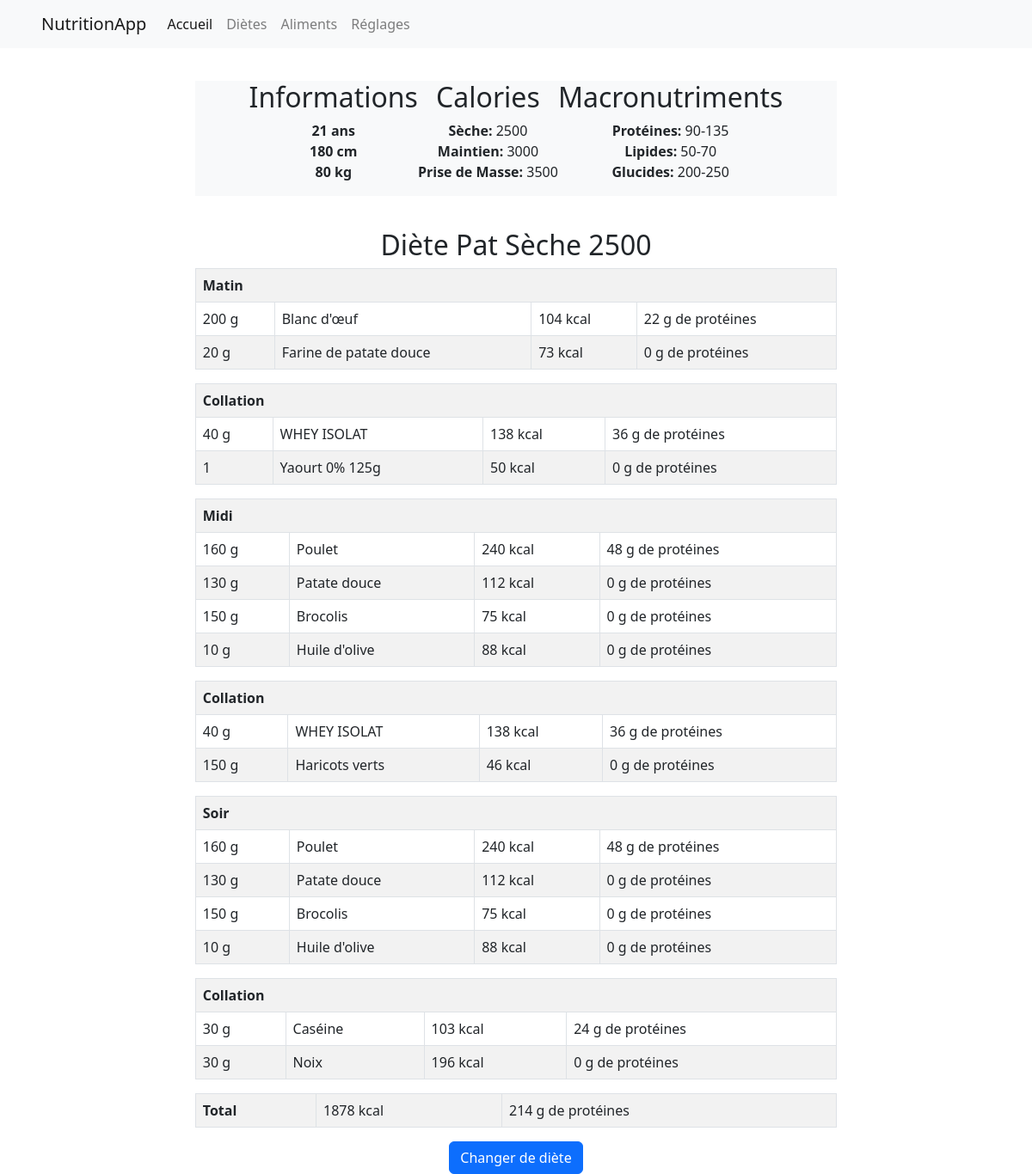
The page / on the database its author committed.
### models.py (models this page shows)
class utilisateur(db.Model):
    id = db.Column(db.Integer, primary_key=True)
    nom = db.Column(db.String(255), nullable=True)
    prenom = db.Column(db.String(255), nullable=True)
    mail = db.Column(db.String(255), nullable=True)
    mdp = db.Column(db.String(255), nullable=True)
    age = db.Column(db.Integer, nullable=True)
    taille = db.Column(db.Integer, nullable=True)
    poids = db.Column(db.Integer, nullable=True)
    sexe = db.Column(db.String(255), nullable=True)
    diete = db.Column(db.Integer, db.ForeignKey('diete.id'))
    diete_obj = db.relationship('diete', backref=db.backref('utilisateurs'), foreign_keys=[diete])

class diete(db.Model):
    id = db.Column(db.Integer, primary_key=True)
    titre_diete = db.Column(db.String(255), nullable=True) # nom de la diete
    createur = db.Column(db.Integer, db.ForeignKey('utilisateur.id'), nullable=True)
    date = db.Column(db.Date, nullable=True)
    createur_obj = db.relationship('utilisateur', backref=db.backref('dietes'), foreign_keys=[createur])
    def portions_associees(self):
        return portion.query.filter(portion.diete == self.id).order_by(portion.label_portion).all()
    def total_kcal(self):
        return sum([portion.kcal_portion() for portion in self.portions_associees()])
    def total_proteines(self):
        return sum([portion.proteines_portion() for portion in self.portions_associees()])

class portion(db.Model):
    id = db.Column(db.Integer, primary_key=True)
    diete = db.Column(db.Integer, db.ForeignKey('diete.id'))
    aliment = db.Column(db.Integer, db.ForeignKey('aliment.id'))
    nombre = db.Column(db.Integer, nullable=False, server_default='0') # qtt en g ou nb de portions
    label_portion = db.Column(db.Integer, nullable=False, server_default='0') # 1=matin, 2=collation matin, 3=midi, 4=collation aprem, 5=soir, 6=collation soir
    diete_obj = db.relationship('diete', backref=db.backref('portions'))
    aliment_obj = db.relationship('aliment', backref=db.backref('portions'))
    def unite(self):
        return self.aliment_obj.unite
    def proteines_portion(self):
        if self.unite():
            return round(self.aliment_obj.proteines * self.nombre)
        else:
            return round(self.aliment_obj.proteines * self.nombre * 0.01)
    def kcal_portion(self):
        if self.unite():
            return round(self.aliment_obj.kcal * self.nombre)
        else:
            return round(self.aliment_obj.kcal * self.nombre * 0.01)

class aliment(db.Model):
    id = db.Column(db.Integer, primary_key=True)
    titre = db.Column(db.String(255), nullable=True)
    kcal = db.Column(db.Integer, nullable=True)
    proteines = db.Column(db.Integer, nullable=True)
    glucides = db.Column(db.Integer, nullable=True)
    lipides = db.Column(db.Integer, nullable=True)
    categorie = db.Column(db.String(255), nullable=True) # légume, fruit, féculent...
    photo = db.Column(db.String(255), nullable=True)
    description = db.Column(db.String(255), nullable=True)
    unite = db.Column(db.Boolean, nullable=True)

### app.py (the view)
@app.route('/')
def accueil():
    utilisateur_courrant = utilisateur.query.filter_by(id=1).first()
    diet = diete.query.get(utilisateur_courrant.diete)
    return render_template('accueil.html', utilisateur=utilisateur_courrant, diete=diet)

### templates/accueil.html (shortened to what this page needs)
{% extends 'base.html' %}
{% set page = 'accueil' %}
{% block content %}
<link rel="stylesheet" href="{{ url_for('static', filename='css/pages.css') }}">
<div class="content">
    <div class="d-flex justify-content-center bg-light ">
      <div class="section text-center">
        <h2 class="subtitle text-center">Informations</h2>
        <ul class="list-unstyled">
            <li><strong>{{ utilisateur.age }} ans</strong></li>
            <li><strong>{{ utilisateur.taille }} cm</strong></li>
            <li><strong>{{ utilisateur.poids }} kg</strong></li>
          </ul>
      </div>
      <div class="section text-center">
        <h2 class="subtitle text-center">Calories</h2>
        <ul class="list-unstyled">
          <li><strong>Sèche: </strong>2500</li>
          <li><strong>Maintien: </strong>3000</li>
          <li><strong>Prise de Masse: </strong>3500</li>
        </ul>
      </div>
      <div class="section text-center">
        <h2 class="subtitle">Macronutriments</h2>
        <ul class="list-unstyled">
          <li><strong>Protéines: </strong>90-135</li>
          <li><strong>Lipides: </strong>50-70</li>
          <li><strong>Glucides: </strong>200-250</li>
        </ul>
      </div>
    </div>
  </div>
  {% set navbar_included = true %}
  {% include 'display_diete.html' %}
  <div>
    <div class="d-flex justify-content-center">
      <div class="section text-center">
        <a href="{{ url_for('changer_diete',id_utilisateur=utilisateur.id) }}" class="btn btn-primary">Changer de diète</a>
      </div>
  </div>
{% endblock %}

### templates/display_diete.html (shortened to what this page needs)
{% extends 'base.html' %}
{% if not navbar_included %}
    {% set navbar_included = true %}
{% endif %}
{% block content %}
<link rel="stylesheet" href="{{ url_for('static', filename='css/pages.css') }}">
<div class="content">
    <h2 class="title text-center">{% block title %} {{ diete.titre_diete }} {% endblock %}</h2>
    {% set current_label = [] %}
    {% for portion in diete.portions_associees() %}
        {% if current_label[-1] != portion.label_portion %}
            <table class="table table-striped table-bordered">
                {% do current_label.append(portion.label_portion) %}
                    <tr>
                        <th colspan="4">
                            {% if current_label[-1] == 1 %}
                                Matin
                            {% elif current_label[-1] == 3 %}
                                Midi
                            {% elif current_label[-1] == 5 %}
                                Soir
                            {% else %}
                                Collation
                            {% endif %}
                        </th>
                    </tr>
        {% endif %}
                <tr>
                    {% if portion.aliment_obj.unite == 1 %}
                        <td>{{ portion.nombre }}</td>
                        <td>{{ portion.aliment_obj.titre }}</td>
                    {% else %}
                        <td>{{ portion.nombre }} g</td>
                        <td>{{ portion.aliment_obj.titre }}</td>
                    {% endif %}
                        <td>{{ portion.kcal_portion() }} kcal</td>
                        <td>{{ portion.proteines_portion() }} g de protéines</td>
                </tr>
    {% endfor %}
    <table class="table table-striped table-bordered">
        <tr>
            <th colspan="2">Total</th>
            <td>{{ diete.total_kcal()|round|int }} kcal</td>
            <td>{{ diete.total_proteines()|round|int }} g de protéines</td>
        </tr>
    </table>
</div>
{% endblock %}

### static/css/base.css (style rules this page uses)
html { font-family: 'Roboto', sans-serif; font-size: 16px; line-height: 1.5; color: #333; background-color: #fff; }

### static/css/pages.css (style rules this page uses)
.content { padding: 1cm 6cm 0cm 6cm; }

### rows shown on the page
utilisateur: age "21", taille "180", poids "80"
diete: titre_diete "Diète Pat Sèche 2500"
portion: label_portion "Matin", nombre "200", aliment_obj.titre "Blanc d'œuf", kcal_portion "104", proteines_portion "22"
portion: nombre "20", aliment_obj.titre "Farine de patate douce", kcal_portion "73", proteines_portion "0"
portion: label_portion "Collation", nombre "40", aliment_obj.titre "WHEY ISOLAT", kcal_portion "138", proteines_portion "36"
portion: nombre "1", aliment_obj.titre "Yaourt 0% 125g", kcal_portion "50", proteines_portion "0"
portion: label_portion "Midi", nombre "160", aliment_obj.titre "Poulet", kcal_portion "240", proteines_portion "48"
portion: nombre "130", aliment_obj.titre "Patate douce", kcal_portion "112", proteines_portion "0"
portion: nombre "150", aliment_obj.titre "Brocolis", kcal_portion "75", proteines_portion "0"
portion: nombre "10", aliment_obj.titre "Huile d'olive", kcal_portion "88", proteines_portion "0"
portion: label_portion "Collation", nombre "40", aliment_obj.titre "WHEY ISOLAT", kcal_portion "138", proteines_portion "36"
portion: nombre "150", aliment_obj.titre "Haricots verts", kcal_portion "46", proteines_portion "0"
portion: label_portion "Soir", nombre "160", aliment_obj.titre "Poulet", kcal_portion "240", proteines_portion "48"
portion: nombre "130", aliment_obj.titre "Patate douce", kcal_portion "112", proteines_portion "0"
portion: nombre "150", aliment_obj.titre "Brocolis", kcal_portion "75", proteines_portion "0"
portion: nombre "10", aliment_obj.titre "Huile d'olive", kcal_portion "88", proteines_portion "0"
portion: label_portion "Collation", nombre "30", aliment_obj.titre "Caséine", kcal_portion "103", proteines_portion "24"
portion: nombre "30", aliment_obj.titre "Noix", kcal_portion "196", proteines_portion "0"
aliment: total_kcal "1878", total_proteines "214"
